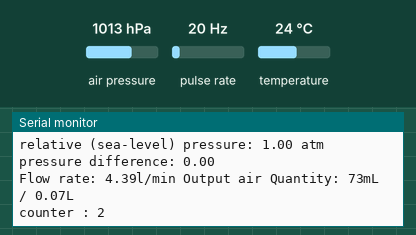
Simulated run of this sketch. Board: ESP8266 (NodeMCU). On the bench: the last lines printed to the serial monitor. Wiring (inferred from the names in the program): pulse sensor: data GPIO 14. The inputs (shaded band) are chosen by the test bench; at power-on: air pressure 1013 hPa, pulse rate 20 Hz, temperature 24 °C.

Above: at 1.2 s.
1.3 s: air pressure set to 952 hPa
At 2.6 s:
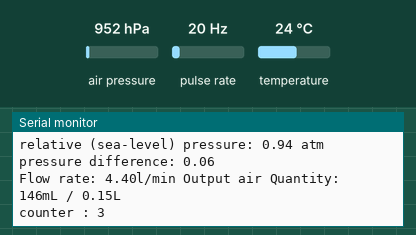
2.8 s: pulse rate (sensor on GPIO 14) set to 4 Hz
At 3.8 s:
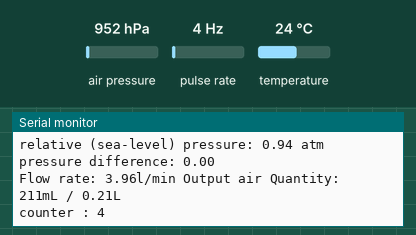
4.3 s: air pressure set to 975 hPa
At 5.6 s:
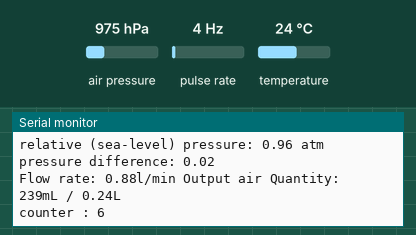
5.8 s: pulse rate (sensor on GPIO 14) set to 50 Hz
At 6.9 s:
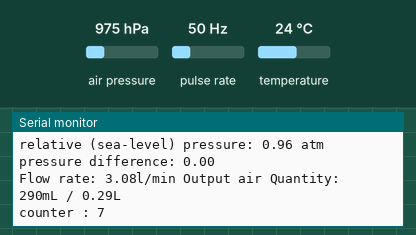
Timing chart, 0 to 8.3 s (numbered marks = the images above; inputs shaded):
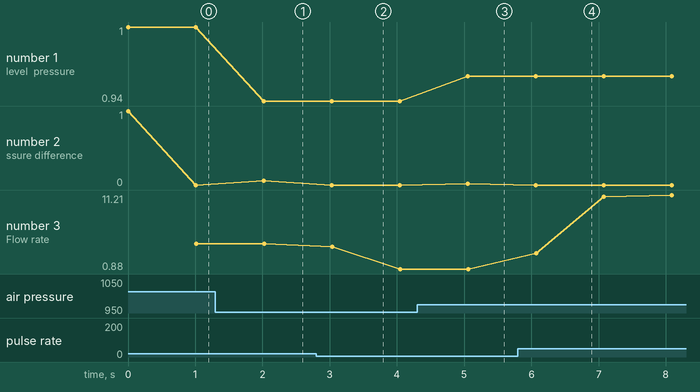

Measured:
- after the input at 1.3 s, the serial monitor: prints a new line after 0.72 s (image 1)
- after the input at 2.8 s, the serial monitor: prints a new line after 0.24 s (image 2)
- after the input at 4.3 s, the serial monitor: prints a new line after 0.75 s (image 3)
- after the input at 5.8 s, the serial monitor: prints a new line after 0.27 s (image 4)
- plotted number 1: 1 → 0.94 after the input at 1.3 s, 0.94 → 0.96 after the input at 4.3 s
- plotted number 2: 0 → 0.06 after the input at 1.3 s, 0 → 0.02 after the input at 4.3 s
- plotted number 3: 4.4 → 0.88 after the input at 2.8 s, 0.88 → 11.21 after the input at 5.8 s

The sketch:

final_code_19324.ino
```cpp
#include <ESP8266WiFi.h> // esp8266 library
#include "ThingSpeak.h" // always include thingspeak header file
#define SECRET_SSID "19324"    // your WiFi network name
#define SECRET_PASS "cap19324" //your WiFi password
#define SECRET_CH_ID 1978179     // channel number
#define SECRET_WRITE_APIKEY "FXO8COS70DAPM1RD"   //your channel write API Key
unsigned long myChannelNumber = SECRET_CH_ID;
const char * myWriteAPIKey = SECRET_WRITE_APIKEY;
char ssid[] = SECRET_SSID;    //  your network SSID (name)
char pass[] = SECRET_PASS;   // your network password
int keyIndex = 0;            // your network key Index number (needed only for WEP)
WiFiClient  client;
#define SENSOR  14 //define varaible for flow sesnor
#include <SFE_BMP180.h> //library for pressure sensor
#include <Wire.h> // library for esp8266 x
SFE_BMP180 pressure;
#include <SPI.h>
#define ALTITUDE 12.0  // Altitude of the area we are in tanta
long currentMillis = 0; // assign varaible type long for curentmillis (current milli litres) and begin with zero
long previousMillis = 0; // assign varaible type long for previousmillis ( previous milli litres) and begin with zero
int interval = 1000; //
float calibrationFactor = 4.5; //
volatile byte pulseCount; //
byte pulse1Sec = 0; //
float flowRate; // assign float values to the varaible flowrate
unsigned long flowMilliLitres;
unsigned int totalMilliLitres;
float flowLitres; // assign float values to the varaible flowlitres
float totalLitres; // assign float values to the varaible totallitres
float Pnew ;//assign avariable named Pnew for the pressure difference with float values
float flows[500]; //
float pressures[500]; //
int counter = 0; //
int sw = 0; //
double  p1, P, p2, T ; // assign p1 for sesnor 1,p2 for sesnor 2 , P for relative sea pressure , T for tempreture
void IRAM_ATTR pulseCounter() //
{
  pulseCount++;
}
void setup() //
{
//start flow sensor reading from zero
  Serial.begin(115200);
  pinMode(SENSOR, INPUT_PULLUP);
  pulseCount = 0;
  flowRate = 0.0;
  flowMilliLitres = 0;
  totalMilliLitres = 0;
  previousMillis = 0;
  attachInterrupt(digitalPinToInterrupt(SENSOR), pulseCounter, FALLING); //
  pinMode(2, OUTPUT);// sensor 1
  digitalWrite(2, HIGH);
  pinMode(15, OUTPUT); // sensor 2
  digitalWrite(15, LOW);
  Serial.println("REBOOT");
  // Initialize the sensor (it is important to get calibration values stored on the device)
  if (pressure.begin())
    Serial.println("BMP180 init success");
  else {
    Serial.println("BMP180 init fail");
    while (1)
      ;
  }
  while (!Serial) {
    ; // wait for serial port to connect.
  }
  WiFi.mode(WIFI_STA);
  ThingSpeak.begin(client);  // Initialize ThingSpeak
  pinMode(0, INPUT_PULLUP); //button when pressed, it sends the data from array to ThingSpeak
}
//start measring pressure difference and flow rate array
void loop() {
  Serial.println("Measuring");
  pressureSensor();
  flowSensor();
  counter++;
  Serial.print("counter : ");
  Serial.println(counter);// counter from 1 to 500 readings
  if (counter > 499)
  {
    Serial.println("stopped");// when more than 500 readings are measured
    while (1);
  }
  if (digitalRead(0) == 0)
  {
    Serial.print("Sending data amount of : ");
    Serial.println(counter);
    sendingData();
  }
  delay(1000);
}
void flowSensor()
{
  currentMillis = millis();
  if (currentMillis - previousMillis > interval)
  {
    pulse1Sec = pulseCount;
    pulseCount = 0;
    //calibration factor to convwert the time interval to seconds
    flowRate = ((1000.0 / (millis() - previousMillis)) * pulse1Sec) / calibrationFactor;
    previousMillis = millis();
    //divide by 60 to get mins and multiply by 1000 to get ml
    flowMilliLitres = (flowRate / 60) * 1000;
    flowLitres = (flowRate / 60);
    // Add the millilitres passed in this second to the cumulative total
    totalMilliLitres += flowMilliLitres;
    totalLitres += flowLitres;
    // Print the flow rate for this second in litres / minute
    Serial.print("Flow rate: ");
    Serial.print(float(flowRate)); // Print the integer part of the variable
    Serial.print("l/min ");
   // Serial.print("wind speed:"); // convert flowrate to windspeed.
    //Serial.print(float(flowRate * 0.0401123));
    //ASerial.print("m/s");
    // Print the cumulative total of litres flowed since starting
    Serial.print("Output air Quantity: ");
    Serial.print(totalMilliLitres);
    Serial.print("mL / ");
    Serial.print(totalLitres);
    Serial.println("L");
    flows[counter] = flowRate;
  }
}
void pressureSensor()
{
  Serial.println();
  Serial.print("provided altitude: ");
  Serial.print(ALTITUDE, 0);
  Serial.print(" meters, ");
  //swiching between the two barometric sensors
  if (sw) {
    digitalWrite(2, HIGH); // sensor 1 is on
    digitalWrite(15, LOW);
    Serial.println("sensor 1 ");
    p2= p1;
    sw = 0;
  } else {
    digitalWrite(2, LOW);
    digitalWrite(15, HIGH);// sensor 2 is on
    Serial.println("sensor 2 ");
    p2= p1;
    sw = 1;
  }
  int status = pressure.startTemperature();
  if (status != 0) {
    status = pressure.getTemperature(T);
    if (status != 0) {
      status = pressure.startPressure(3);
      if (status != 0) {
        status = pressure.getPressure(P, T);
        if (status != 0) {
          p1 = pressure.sealevel(P, ALTITUDE);
          p1 = p1 * 0.000986923;
          Serial.print("relative (sea-level) pressure: ");
          Serial.print(p1, 2);
          Serial.println(" atm");
          Pnew = p1 - p2;
          if (Pnew < 0)
            Pnew = Pnew * -1;
          Serial.print("pressure difference: ");
          Serial.println(Pnew);
          pressures[counter] = Pnew;
        } else Serial.println("error retrieving pressure measurement");
      } else Serial.println("error starting pressure measurement");
    } else Serial.println("error retrieving temperature measurement");
  } else Serial.println("error starting temperature measurement");
}
void sendingData()
//connecting the esp to the wifi network
{
  if (WiFi.status() != WL_CONNECTED) {
    Serial.print("Attempting to connect to SSID: ");
    Serial.println(SECRET_SSID);
    while (WiFi.status() != WL_CONNECTED) {
      WiFi.begin(ssid, pass);
      Serial.print(".");
      delay(5000);
    }
    Serial.println("Connected.");
  }

  // set the fields with the values
  //  int x[4] = {1, 2, 3, 4};
  for (int a = 0; a <= counter; a++)
  {
    ThingSpeak.setField(1, flows[a]);
    ThingSpeak.setField(2, pressures[a]);
    // write to the ThingSpeak channel
    int x = ThingSpeak.writeFields(myChannelNumber, myWriteAPIKey);
    if (x == 200) {
      Serial.println("Channel update successful.");
    }
    else {
      Serial.println("Problem updating channel. HTTP error code " + String(x));
    }
    delay(15000);
  }
      counter=0;
}
```
